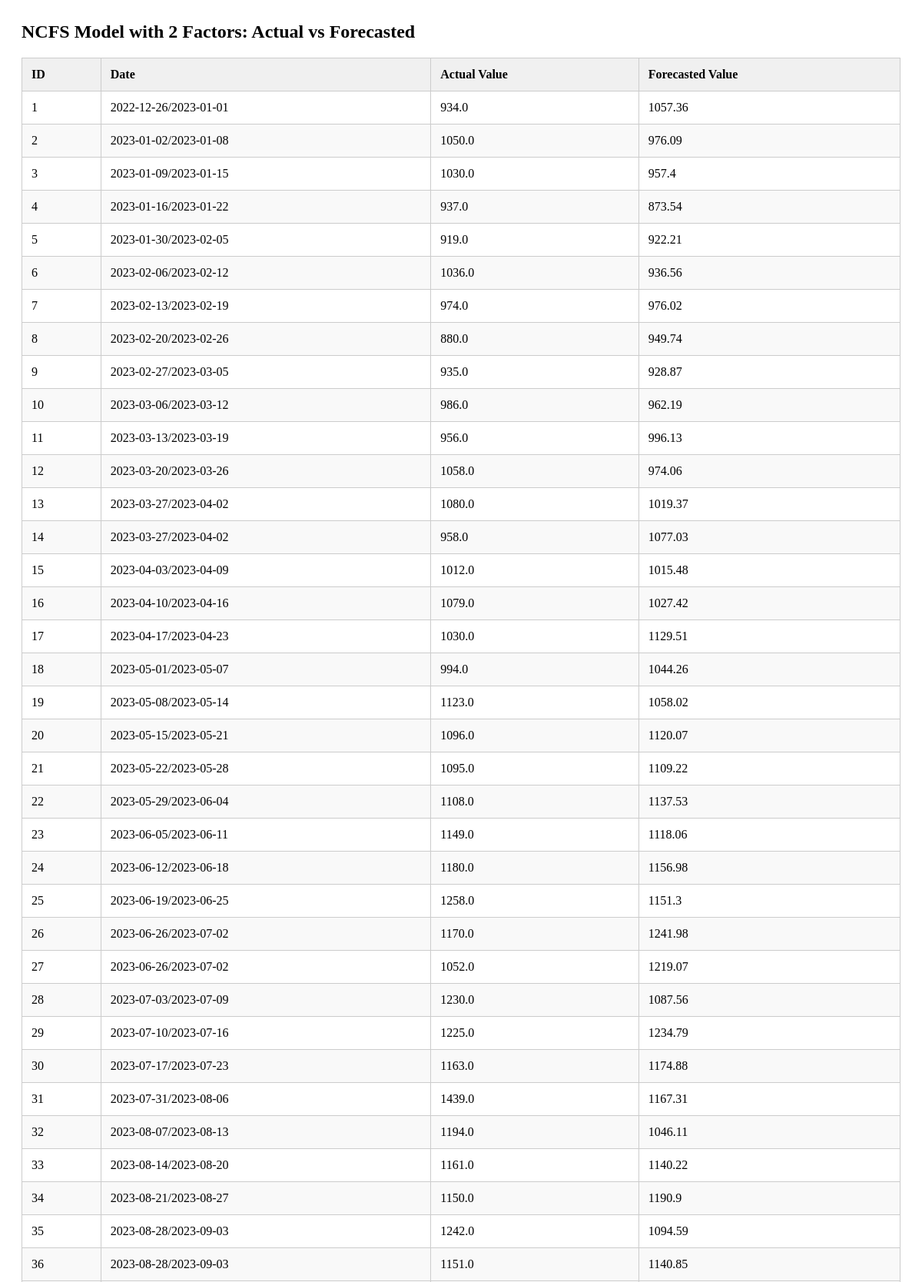
Page /table/ncfs2 (upper part) on the committed database.
### tables this page shows
CREATE TABLE ncfs2 (
        id INTEGER PRIMARY KEY AUTOINCREMENT,
        date TEXT,
        actual_value REAL,
        forecasted_value REAL
    );

### app/controllers/table_routes.py (the view)
@table_routes.route('/ncfs2')
def view_ncfs2():
    result = select_all_from(db.NCFS_TABLE + str(2))
    return render_template('view_ncfs2.html', title = 'NCFS 2', data = result)

### app/models/database.py (called while the page is built)
def get_db_cursor():
    if 'db' not in g:
        g.db = sqlite3.connect(current_app.config["DATABASE"])  # Connect to the database
        g.db.row_factory = sqlite3.Row                          # Configure rows to behave like dictionaries
    return g.db, g.db.cursor()

### app/services/data_handling/queries.py (called while the page is built)
def select_all_from(table):
    _, cursor = get_db_cursor()
    try:
        cursor.execute(f'SELECT * FROM {table}')
        return cursor.fetchall()
    except Exception as e:
        return handle_exception(e, context = msg.ERROR_SELECT + table)

### app/templates/view_ncfs2.html (shortened to what this page needs)
<section id="ncfs2" class="ncfs2 bg-white">
  <h2 class="section-title text-md font-extrabold text-blue">
    NCFS Model with 2 Factors: Actual vs Forecasted
  </h2>
  <table class="min-w-full mt-4 border border-gray-300">
    <thead>
      <tr class="table_row">
        <th>ID</th>
        <th>Date</th>
        <th>Actual Value</th>
        <th>Forecasted Value</th>
      </tr>
    </thead>
    <tbody>
      {% for row in data %}
      <tr>
        <td>{{ row['id'] }}</td>
        <td>{{ row['date'] }}</td>
        <td>{{ row['actual_value'] }}</td>
        <td>{{ row['forecasted_value'] }}</td>
      </tr>
      {% endfor %}
    </tbody>
  </table>
</section>

### app/templates/view_ncfs2.html (style rules this page uses)
.ncfs2 { padding: 20px; }
.section-title { margin: 0 0 20px; }
table { border-collapse: collapse; width: 100%; }
th, td { border: 1px solid #ccc; padding: 12px; text-align: left; }
th { background-color: #f0f0f0; }
tr:nth-child(even) { background-color: #f9f9f9; }

### rows in the picture
ncfs2: id "1", date "2022-12-26/2023-01-01", actual_value "934.0", forecasted_value "1057.36"
ncfs2: id "2", date "2023-01-02/2023-01-08", actual_value "1050.0", forecasted_value "976.09"
ncfs2: id "3", date "2023-01-09/2023-01-15", actual_value "1030.0", forecasted_value "957.4"
ncfs2: id "4", date "2023-01-16/2023-01-22", actual_value "937.0", forecasted_value "873.54"
ncfs2: id "5", date "2023-01-30/2023-02-05", actual_value "919.0", forecasted_value "922.21"
ncfs2: id "6", date "2023-02-06/2023-02-12", actual_value "1036.0", forecasted_value "936.56"
ncfs2: id "7", date "2023-02-13/2023-02-19", actual_value "974.0", forecasted_value "976.02"
ncfs2: id "8", date "2023-02-20/2023-02-26", actual_value "880.0", forecasted_value "949.74"
ncfs2: id "9", date "2023-02-27/2023-03-05", actual_value "935.0", forecasted_value "928.87"
ncfs2: id "10", date "2023-03-06/2023-03-12", actual_value "986.0", forecasted_value "962.19"
ncfs2: id "11", date "2023-03-13/2023-03-19", actual_value "956.0", forecasted_value "996.13"
ncfs2: id "12", date "2023-03-20/2023-03-26", actual_value "1058.0", forecasted_value "974.06"
ncfs2: id "13", date "2023-03-27/2023-04-02", actual_value "1080.0", forecasted_value "1019.37"
ncfs2: id "14", date "2023-03-27/2023-04-02", actual_value "958.0", forecasted_value "1077.03"
ncfs2: id "15", date "2023-04-03/2023-04-09", actual_value "1012.0", forecasted_value "1015.48"
ncfs2: id "16", date "2023-04-10/2023-04-16", actual_value "1079.0", forecasted_value "1027.42"
ncfs2: id "17", date "2023-04-17/2023-04-23", actual_value "1030.0", forecasted_value "1129.51"
ncfs2: id "18", date "2023-05-01/2023-05-07", actual_value "994.0", forecasted_value "1044.26"
ncfs2: id "19", date "2023-05-08/2023-05-14", actual_value "1123.0", forecasted_value "1058.02"
ncfs2: id "20", date "2023-05-15/2023-05-21", actual_value "1096.0", forecasted_value "1120.07"
ncfs2: id "21", date "2023-05-22/2023-05-28", actual_value "1095.0", forecasted_value "1109.22"
ncfs2: id "22", date "2023-05-29/2023-06-04", actual_value "1108.0", forecasted_value "1137.53"
ncfs2: id "23", date "2023-06-05/2023-06-11", actual_value "1149.0", forecasted_value "1118.06"
ncfs2: id "24", date "2023-06-12/2023-06-18", actual_value "1180.0", forecasted_value "1156.98"
ncfs2: id "25", date "2023-06-19/2023-06-25", actual_value "1258.0", forecasted_value "1151.3"
ncfs2: id "26", date "2023-06-26/2023-07-02", actual_value "1170.0", forecasted_value "1241.98"
ncfs2: id "27", date "2023-06-26/2023-07-02", actual_value "1052.0", forecasted_value "1219.07"
ncfs2: id "28", date "2023-07-03/2023-07-09", actual_value "1230.0", forecasted_value "1087.56"
ncfs2: id "29", date "2023-07-10/2023-07-16", actual_value "1225.0", forecasted_value "1234.79"
ncfs2: id "30", date "2023-07-17/2023-07-23", actual_value "1163.0", forecasted_value "1174.88"
ncfs2: id "31", date "2023-07-31/2023-08-06", actual_value "1439.0", forecasted_value "1167.31"
ncfs2: id "32", date "2023-08-07/2023-08-13", actual_value "1194.0", forecasted_value "1046.11"
ncfs2: id "33", date "2023-08-14/2023-08-20", actual_value "1161.0", forecasted_value "1140.22"
ncfs2: id "34", date "2023-08-21/2023-08-27", actual_value "1150.0", forecasted_value "1190.9"
ncfs2: id "35", date "2023-08-28/2023-09-03", actual_value "1242.0", forecasted_value "1094.59"
ncfs2: id "36", date "2023-08-28/2023-09-03", actual_value "1151.0", forecasted_value "1140.85"
